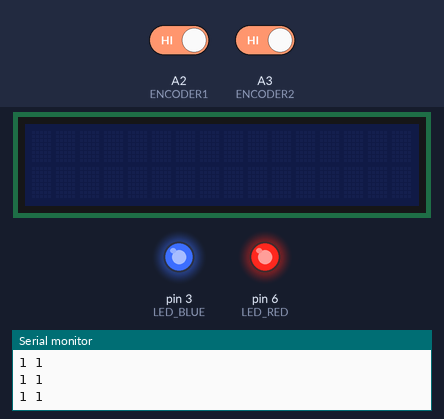
Bench run of a sketch on a simulated Arduino Uno, built with avr-gcc and run on an emulated ATmega328P. Parts: 16×2 character LCD, output pins drawn as LEDs (lit = HIGH), the last lines printed to the serial monitor. Inputs (shaded band) come from the test bench; at power-on: A2 (ENCODER1) HIGH, A3 (ENCODER2) HIGH.

Above: at 1.2 s.
1.3 s: A2 (ENCODER1) driven LOW
At 1.7 s:
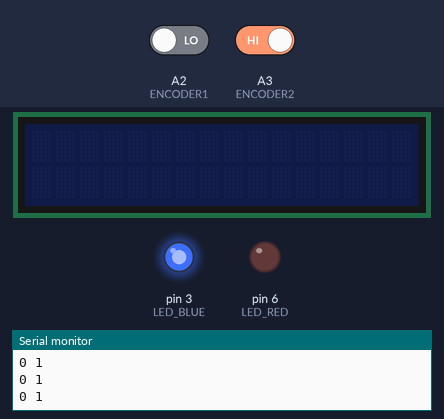
2.8 s: A3 (ENCODER2) driven LOW
At 4.0 s:
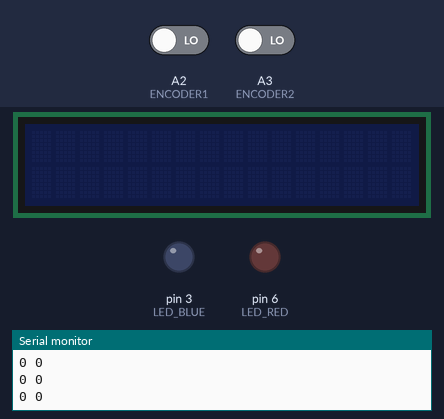
4.3 s: A2 (ENCODER1) driven HIGH
At 5.2 s:
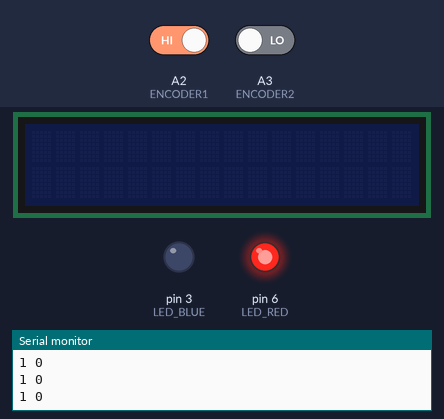
5.8 s: A3 (ENCODER2) driven HIGH
At 6.3 s:
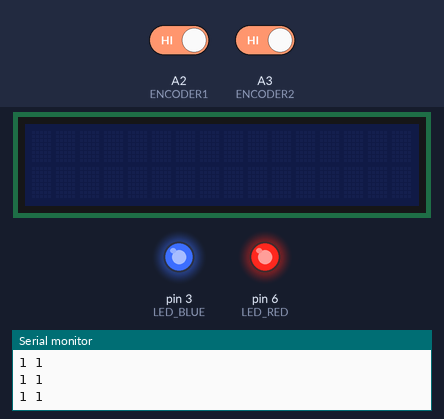
Timing chart, 0 to 8.3 s (numbered marks = the images above; inputs shaded):
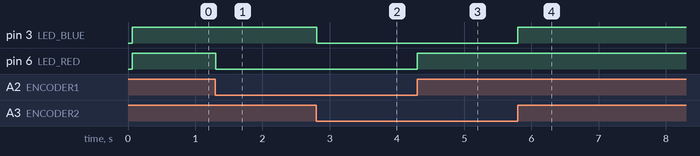

Measured:
- after the input at 1.3 s, pin 6 (LED_RED): HIGH → LOW at once
- after the input at 2.8 s, pin 3 (LED_BLUE): HIGH → LOW at once
- after the input at 4.3 s, pin 6 (LED_RED): LOW → HIGH at once
- after the input at 5.8 s, pin 3 (LED_BLUE): LOW → HIGH at once

The sketch:

ex01.ino
```cpp
#include <LiquidCrystal_I2C.h>
LiquidCrystal_I2C lcd(0x27, 16, 2);

#define LED_RED 6
#define LED_BLUE 3

#define ENCODER1 A2
#define ENCODER2 A3

void setup()
{
    pinMode(LED_RED, OUTPUT);
    pinMode(LED_BLUE, OUTPUT);
    pinMode(ENCODER1, INPUT_PULLUP);
    pinMode(ENCODER2, INPUT_PULLUP);

    lcd.init();
    lcd.noBacklight();

    Serial.begin(9600);
    while (!Serial)
    { /* just wait */
    }
}

void loop()
{
    int enc1 = digitalRead(ENCODER1);
    int enc2 = digitalRead(ENCODER2);

    digitalWrite(LED_RED, enc1);
    digitalWrite(LED_BLUE, enc2);
    Serial.println(String(enc1) + " " + String(enc2));
}
```
